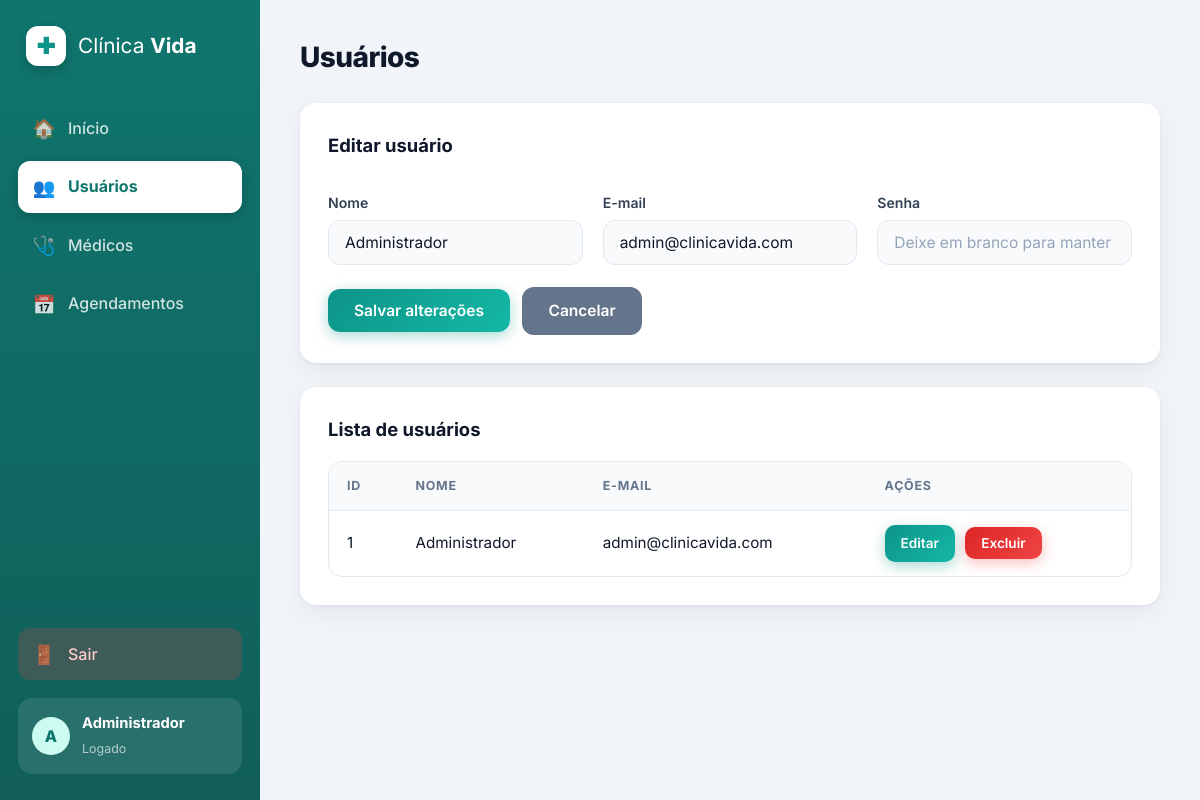
The app's page /usuarios/editar/1 (signed in) with its own data.
### tables this page shows
CREATE TABLE usuarios (
            id INTEGER PRIMARY KEY AUTOINCREMENT,
            nome TEXT NOT NULL,
            email TEXT NOT NULL UNIQUE,
            senha TEXT NOT NULL
        );

### app.py (the view, shortened to what this page needs)
@app.route("/usuarios/editar/<int:id>", methods=["GET", "POST"])
@login_required
def editar_usuario(id):
    conn = get_db()
    usuario = conn.execute("SELECT * FROM usuarios WHERE id = ?", (id,)).fetchone()
    lista = conn.execute("SELECT * FROM usuarios ORDER BY nome").fetchall()
    conn.close()
    if not usuario:
        flash("Usuário não encontrado.", "erro")
        return redirect(url_for("usuarios"))
    return render_template("usuarios.html", usuarios=lista, editando=usuario)

### app.py (called while the page is built)
def get_db():
    conn = sqlite3.connect(DB)
    conn.row_factory = sqlite3.Row
    return conn

def login_required(f):
    @wraps(f)
    def decorada(*args, **kwargs):
        if "usuario_id" not in session:
            flash("Faça login para acessar esta página.", "erro")
            return redirect(url_for("login"))
        return f(*args, **kwargs)
    return decorada

### templates/usuarios.html (shortened to what this page needs)
{% extends "base.html" %}
{% block conteudo %}
    <h1>Usuários</h1>
    <section class="painel-box">
        <h2>{{ 'Editar usuário' if editando else 'Novo usuário' }}</h2>
        <form method="POST"
              action="{{ url_for('editar_usuario', id=editando['id']) if editando else url_for('usuarios') }}">
            <div class="grade-form">
                <div>
                    <label for="nome">Nome</label>
                    <input type="text" id="nome" name="nome" value="{{ editando['nome'] if editando else '' }}" required>
                </div>
                <div>
                    <label for="email">E-mail</label>
                    <input type="email" id="email" name="email" value="{{ editando['email'] if editando else '' }}" required>
                </div>
                <div>
                    <label for="senha">Senha</label>
                    <input type="password" id="senha" name="senha"
                           placeholder="{{ 'Deixe em branco para manter' if editando else 'Digite a senha' }}"
                           {{ '' if editando else 'required' }}>
                </div>
            </div>
            <button type="submit" class="btn">{{ 'Salvar alterações' if editando else 'Cadastrar' }}</button>
            {% if editando %}
                <a href="{{ url_for('usuarios') }}" class="btn btn-cinza">Cancelar</a>
            {% endif %}
        </form>
    </section>
    <section class="painel-box">
        <h2>Lista de usuários</h2>
        <div class="tabela-wrap">
            <table>
                <thead>
                    <tr><th>ID</th><th>Nome</th><th>E-mail</th><th>Ações</th></tr>
                </thead>
                <tbody>
                    {% for u in usuarios %}
                    <tr>
                        <td>{{ u['id'] }}</td>
                        <td>{{ u['nome'] }}</td>
                        <td>{{ u['email'] }}</td>
                        <td class="acoes">
                            <a href="{{ url_for('editar_usuario', id=u['id']) }}" class="btn btn-pequeno">Editar</a>
                            <form method="POST" action="{{ url_for('excluir_usuario', id=u['id']) }}"
                                  onsubmit="return confirm('Deseja realmente excluir este usuário?');">
                                <button type="submit" class="btn btn-pequeno btn-perigo">Excluir</button>
                            </form>
                        </td>
                    </tr>
                    {% else %}
                    <tr><td colspan="4" class="vazio">Nenhum usuário cadastrado.</td></tr>
                    {% endfor %}
                </tbody>
            </table>
        </div>
    </section>
{% endblock %}

### templates/base.html (shortened to what this page needs)
<!DOCTYPE html>
<html lang="pt-BR">
<head>
    <link rel="stylesheet" href="{{ url_for('static', filename='style.css') }}">
</head>
<body>
    <div class="layout">
        <aside class="sidebar">
            <a class="logo" href="{{ url_for('painel') }}">
                <span class="logo-icone">✚</span>
                <span>Clínica <strong>Vida</strong></span>
            </a>
            <nav class="menu">
                <a href="{{ url_for('painel') }}" class="{{ 'ativo' if request.endpoint == 'painel' }}">
                    <span class="ico">🏠</span> Início
                </a>
                <a href="{{ url_for('usuarios') }}" class="{{ 'ativo' if request.endpoint in ['usuarios', 'editar_usuario'] }}">
                    <span class="ico">👥</span> Usuários
                </a>
                <a href="{{ url_for('medicos') }}" class="{{ 'ativo' if request.endpoint in ['medicos', 'editar_medico'] }}">
                    <span class="ico">🩺</span> Médicos
                </a>
                <a href="{{ url_for('agendamentos') }}" class="{{ 'ativo' if request.endpoint == 'agendamentos' }}">
                    <span class="ico">📅</span> Agendamentos
                </a>
                <a href="{{ url_for('sair') }}" class="sair">
                    <span class="ico">🚪</span> Sair
                </a>
            </nav>
            <div class="usuario-box">
                <div class="avatar">{{ session['usuario_nome'][0]|upper }}</div>
                <div>
                    <strong>{{ session['usuario_nome'] }}</strong>
                    <small>Logado</small>
                </div>
            </div>
        </aside>
        <main class="conteudo">
            {% block conteudo %}{% endblock %}
        </main>
    </div>
</body>
</html>

### records on screen
usuarios: usuario_nome "Administrador", nome "Administrador", email "admin@clinicavida.com", id "1"

### other values on screen
{{ session['usuario_nome'][0]|upper }} "A"
{{ 'Editar usuário' if editando else 'Novo usuário' }} "Editar usuário"
{{ 'Salvar alterações' if editando else 'Cadastrar' }} "Salvar alterações"
